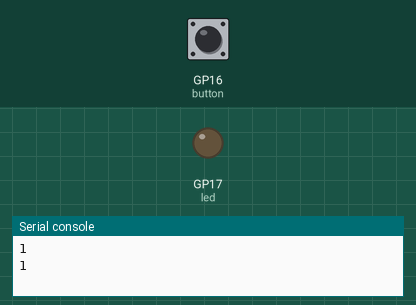
The program below on a simulated Raspberry Pi Pico running MicroPython. Parts: output pins drawn as LEDs (lit = HIGH), the last lines printed to the serial console. Dashed ring = blinking. The test bench sets the inputs (shaded band); at power-on: GP16 (button) HIGH.

Above: at 0.6 s.
At 1.2 s:
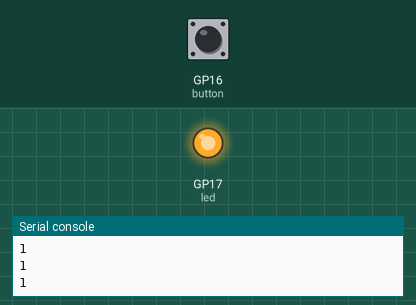
1.3 s: GP16 (button) pulled LOW for 3.2 s
At 4.9 s:
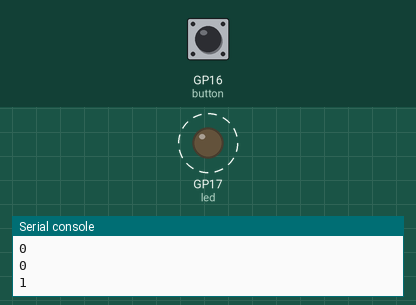
Timing chart, 0 to 12.0 s (numbered marks = the images above; inputs shaded):
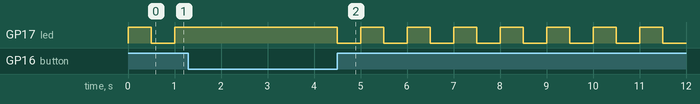

The program:

button.py
```python
from machine import Pin
import time

led = Pin(17, Pin.OUT)
button = Pin(16, Pin.IN, Pin.PULL_UP)


while True:
    print(button.value() )
    if button.value():
        led.toggle()
    time.sleep(0.5)
```
